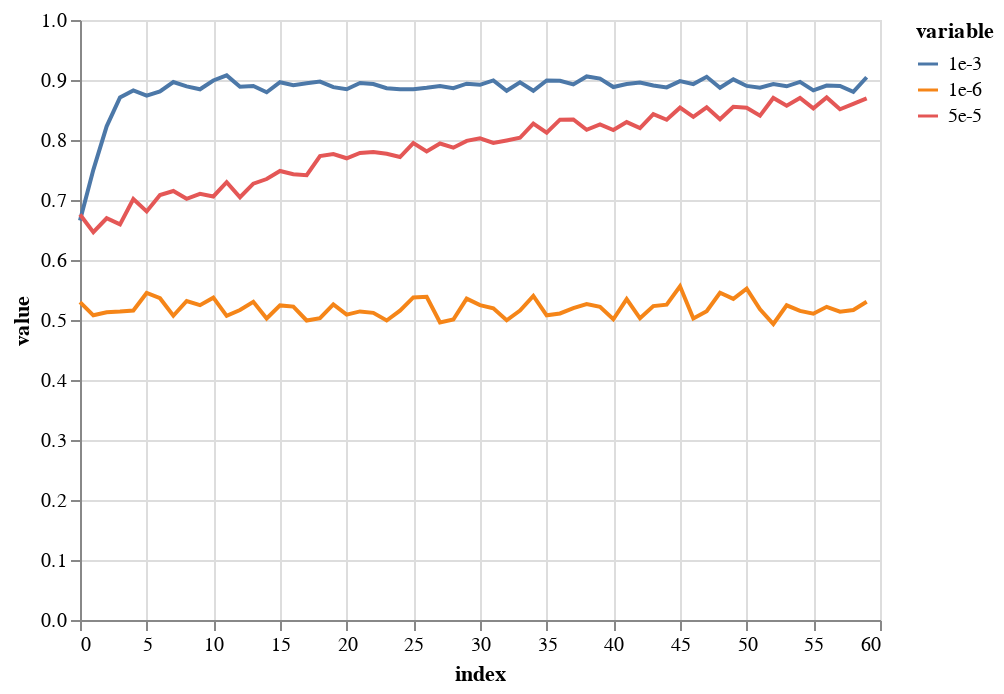

Notebook code for this chart:
### Markdown cell above
#### Plot F1

### Code cell
F1_df = pd.DataFrame(F1).T
# F1_df.columns = ["0", "1e-3", "1e-1"]
# F1_df.columns = ["SGD", "RMSprop", "AdamW"]
# F1_df.columns = ["tokenizer", "better_tokenizer"]
F1_df.columns = ["1e-3", "5e-5", "1e-6"]
F1_df = F1_df.melt(ignore_index=False).reset_index()
alt.Chart(F1_df).mark_line().encode(
    x = alt.X("index:Q"),
    y = alt.Y("value:Q"),
    color = alt.Color("variable:N")
)

### Figure 1 — Vega-Lite specification as saved in the notebook (floating-point values rounded to 4 significant figures; data arrays with more than 128 entries replaced by an {"elided": "..."} marker saying what was removed)
{"config": {"view": {"continuousWidth": 400, "continuousHeight": 300}}, "data": {"name": "data-985ad85eb075d0c5a5beca1ef1550de0"}, "mark": "line", "encoding": {"color": {"type": "nominal", "field": "variable"}, "x": {"type": "quantitative", "field": "index"}, "y": {"type": "quantitative", "field": "value"}}, "$schema": "https://vega.github.io/schema/vega-lite/v4.8.1.json", "datasets": {"data-985ad85eb075d0c5a5beca1ef1550de0": {"elided": "180 records"}}}
